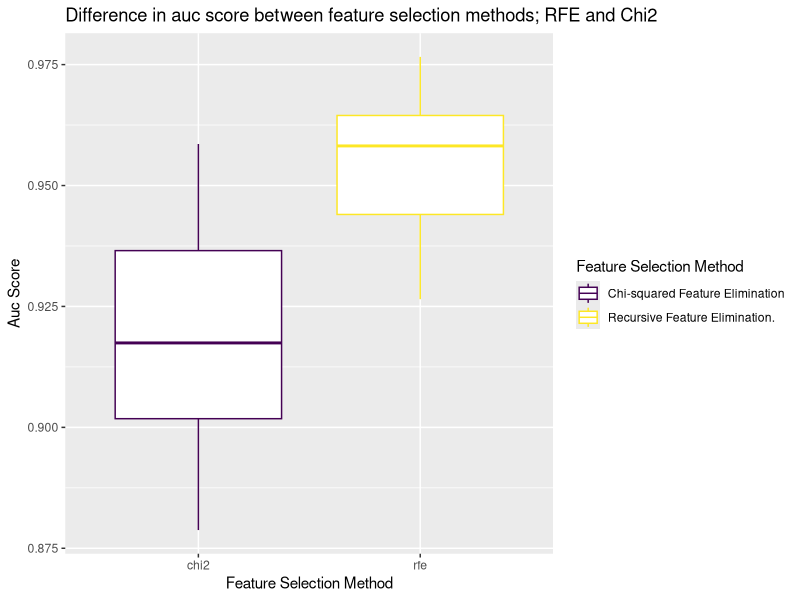
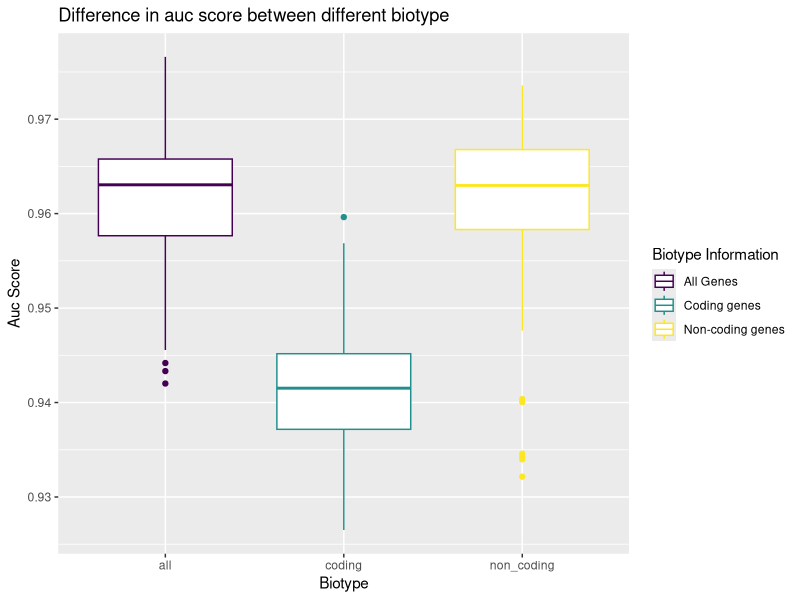
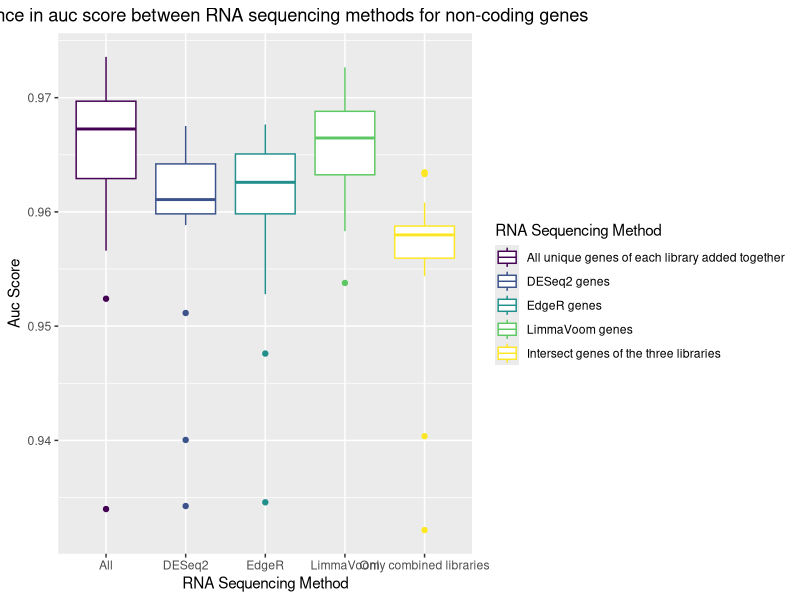

Reproduce these figures in R, in order.
library("readxl")
library("dplyr")
library("ggplot2")
library("ggrepel")
library("viridis")

rfe_vs_chi2_plot <- function(data) {
    data$feature_selection <- as.factor(data$feature_selection)
    plot <- ggplot(data) +
        geom_boxplot(aes(x=feature_selection, y=auc, color=feature_selection)) +
        labs(title = "Difference in auc score between feature selection methods; RFE and Chi2", x = "Feature Selection Method", y = "Auc Score", color="Feature Selection Method") + 
        scale_color_viridis(
            discrete = TRUE,
            labels = c(rfe = "Recursive Feature Elimination.", chi2 = "Chi-squared Feature Elimination")
        ) +
        theme(legend.position = "right")
    
    ggsave("./data/RF_analysis_plots/boxplot_rfe_vs_chi2.png", plot, width=7, height=7, dpi=300)
}

type_comparison_plot <- function(data) {
    data <- data[data$feature_selection == "rfe", ]
    data$gene_type[data$gene_type == "nc"] <- "non_coding" 
    plot <- ggplot(data) +
        geom_boxplot(aes(x=gene_type, y=auc, color=gene_type)) +
        labs(title = "Difference in auc score between different biotype", x = "Biotype", y = "Auc Score", color="Biotype Information") + 
        scale_color_viridis(
            discrete = TRUE,
            labels = c(all = "All Genes", coding = "Coding genes", non_coding = "Non-coding genes")
        ) +
        theme(legend.position = "right")
    
    ggsave("./data//RF_analysis_plots/boxplot_non_coding_vs_coding.png", plot, width=7, height=7, dpi=300) 
}

box_plot_libraries <- function(data, biotype) {
    data <- data[data$feature_selection == "rfe", ]
    data <- data[data["gene_type"] == biotype, ]
    if (biotype == "nc") {
        data$gene_type[data$gene_type == "nc"] <- "non_coding" 
    }
    plot <- ggplot(data) +
        geom_boxplot(aes(x=Library, y=auc, color=Library)) +
        labs(title = "Difference in auc score between RNA sequencing methods for non-coding genes" , x = "RNA Sequencing Method", y = "Auc Score", color="RNA Sequencing Method") + 
        scale_color_viridis(
            discrete = TRUE,
            labels = c("All" = "All unique genes of each library added together", "DESeq2" = "DESeq2 genes", "EdgeR" = "EdgeR genes", "LimmaVoom" = "LimmaVoom genes", "Only combined libraries" = "Intersect genes of the three libraries")
        ) +
        theme(legend.position = "right", plot.title = element_text(hjust = 0.5))
    
    ggsave("./data/RF_analysis_plots/boxplot_libraries_non_coding_genes.png", plot, width=12, height=6, dpi=300) 
}

data <- read_excel("./data/Current_Comparison_SVM_RF/rf_analysis_9_22.xlsx")
rfe_vs_chi2_plot(data)
type_comparison_plot(data)
# box_plot_libraries(data, "all")
# box_plot_libraries(data, "coding")
box_plot_libraries(data, "nc")
